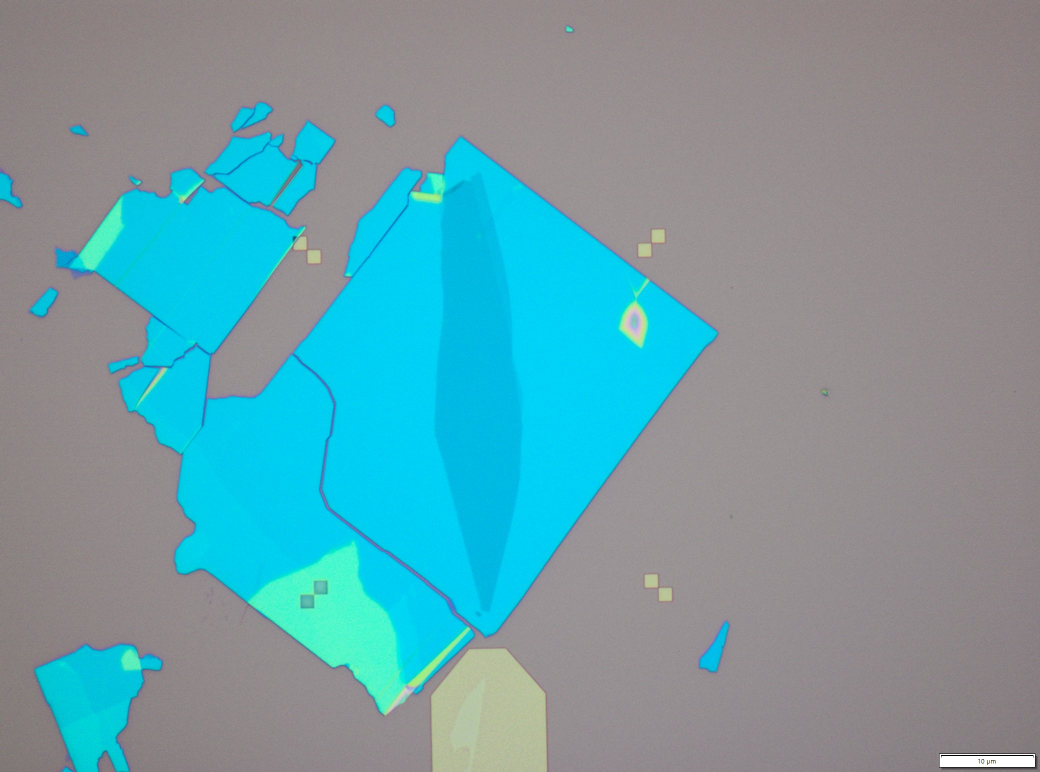
#> input picture tests_resources/ml08/bottom_part.jpg, 2080 x 1544 px (shown at 1/2 size)
$ python -i footprint.py   (imports and definitions only)
#> lines starting #> are read from the running program, lines starting #| are printed output that depends on the picture; after the words box and inside, x2 and y2 are one past the last pixel; in counts of white or black regions, pixels touching at a corner belong together
### skills/nanodevice_flakedetect/scripts/core.py
#!/usr/bin/env python
"""Shared utilities for the nanodevice_flakedetect workflow.

Morphological helpers, contour smoothing, image manipulation, affine warp
utilities, and the Chamfer+containment cost function used across all
sub-skills (align, detect, combine).
"""

import math

import cv2
import numpy as np


# ---------------------------------------------------------------------------
# Morphological helpers
# ---------------------------------------------------------------------------


# [19 lines left out: function _kernel_from_um, not called in this run]


def morph_clean(mask, close_k=9, open_k=9):
    """Morphological close then open.

    Close fills small gaps and bridges narrow breaks, open removes small
    noise blobs. Combined, this produces a cleaner binary mask while
    preserving the overall shape.

    Args:
        mask: Binary mask (uint8, 0 or 255).
        close_k: Kernel size for morphological closing.
        open_k: Kernel size for morphological opening.

    Returns:
        Cleaned binary mask (uint8, 0 or 255).
    """
    if close_k > 0:
        k_close = cv2.getStructuringElement(cv2.MORPH_ELLIPSE, (close_k, close_k))
        mask = cv2.morphologyEx(mask, cv2.MORPH_CLOSE, k_close)
    if open_k > 0:
        k_open = cv2.getStructuringElement(cv2.MORPH_ELLIPSE, (open_k, open_k))
        mask = cv2.morphologyEx(mask, cv2.MORPH_OPEN, k_open)
    return mask


def flood_fill_holes(mask):
    """Fill interior holes in a binary mask.

    Performs flood fill from the four image corners on the inverted mask,
    then unions with the original to fill all enclosed holes.

    Args:
        mask: Binary mask (uint8, 0 or 255).

    Returns:
        Mask with interior holes filled (uint8, 0 or 255).
    """
    h, w = mask.shape[:2]
    flood = mask.copy()
    for seed in ((0, 0), (w - 1, 0), (0, h - 1), (w - 1, h - 1)):
        x, y = seed
        if flood[y, x] == 0:
            fill_mask = np.zeros((h + 2, w + 2), dtype=np.uint8)
            cv2.floodFill(flood, fill_mask, seed, 255)
    # Invert: holes that were NOT reached by flood from any corner
    holes = cv2.bitwise_not(flood)
    return cv2.bitwise_or(mask, holes)


def keep_largest_n(mask, n=1, min_area=0):
    """Keep the N largest connected components by area.

    Args:
        mask: Binary mask (uint8, 0 or 255).
        n: Number of largest components to keep.
        min_area: Minimum pixel area to consider a component.

    Returns:
        Mask containing only the N largest qualifying components
        (uint8, 0 or 255).
    """
    num_labels, labels, stats, _ = cv2.connectedComponentsWithStats(
        mask, connectivity=8
    )
    # stats columns: x, y, w, h, area. Label 0 is background.
    areas = []
    for i in range(1, num_labels):
        area = stats[i, cv2.CC_STAT_AREA]
        if area >= min_area:
            areas.append((area, i))

    if not areas:
        return np.zeros_like(mask)

    # Sort by area descending, keep top n
    areas.sort(key=lambda x: x[0], reverse=True)
    keep_ids = {label_id for _, label_id in areas[:n]}

    result = np.zeros_like(mask)
    for label_id in keep_ids:
        result[labels == label_id] = 255
    return result


# [224 lines left out: functions mask_centroid, desaturate, smooth_contour_polygon, smooth_contour_gaussian, smooth_material, make_warp and 3 more, not called in this run]


class ChamferAligner:
    """Chamfer distance + containment cost function for cross-substrate alignment.

    Encapsulates the proven v8 cost function recipe: forward Chamfer squared +
    heavy containment penalty + out-of-bounds penalty.  Used by both sweep.py
    (coarse rotation search) and refine.py (fine optimization).

    Usage:
        aligner = ChamferAligner(source_contour, source_mask,
                                 footprint_contour, footprint_mask)
        cost = aligner.cost([rot_deg, scale, dx, dy])
        metrics = aligner.evaluate([rot_deg, scale, dx, dy])
    """

    # [144 lines left out: functions __init__, cost, evaluate, not called in this run]


# ---------------------------------------------------------------------------
# Material color palette (BGR) — shared by overlay and commit scripts
# ---------------------------------------------------------------------------

MATERIAL_COLORS = {
    "top_hBN": (0, 200, 0),       # green
    "graphene": (0, 0, 255),       # red (BGR)
    "bottom_hBN": (255, 100, 0),   # blue-ish
    "graphite": (0, 200, 255),     # yellow (BGR)
}

# Default layer assignments
LAYER_MAP = {
    "top_hBN": "10/0",
    "graphene": "11/0",
    "bottom_hBN": "12/0",
    "graphite": "13/0",
}

# Default stack order (top to bottom)
STACK_ORDER = ["top_hBN", "graphene", "bottom_hBN", "graphite"]

### skills/nanodevice_flakedetect_align/scripts/footprint.py
#!/usr/bin/env python
"""Build target footprint via shape-guided K-means + GrabCut.

Candidate B1: GrabCut with black-border padding + post-GrabCut quality gate
+ aggressive seed-shrink retry loop.

Why black-border padding: the GrabCut algorithm has no anchor telling it
"image edge = definitely background"; a flake whose substrate-side gradient
is similar to the image margin will let GrabCut grow off the edge and engulf
the entire frame as foreground (the canonical #32 whole-image quadrilateral).
Padding the input with a thick black border (>= 50 px or max(H,W)//30) gives
GrabCut unambiguous BGD pixels around the perimeter so the foreground cannot
escape past the original ROI.

Quality gate (after GrabCut, before commit):
- n_points >= 8 on the contour
- area / image_area < 0.85
- if either fails, retry with a 2x more aggressive erosion of the K-means seed
- max 3 attempts; on final failure write status:"failed" and exit non-zero.

Usage:
    conda run -n instrMCPdev python footprint.py \
        --source <source_image> --target <target_image> \
        --bottom <bottom_part_image> \
        [--mirror] --pixel-size <um/px> --output-dir <path> \
        [--warp <warp_sift_bottom.npy>]

Warp resolution (issue #31):
    If --warp PATH is given, the precomputed bottom->target warp is loaded
    via np.load(PATH) and the internal SIFT pass is skipped. If --warp is
    omitted, footprint.py looks for a precomputed warp at
    <output-dir>/warp_sift_bottom.npy and at <source-dir>/../align/
    warp_sift_bottom.npy before falling back to running SIFT internally.
"""

import argparse
import json
import os
import sys
from itertools import combinations

import cv2
import numpy as np
from sklearn.cluster import KMeans

sys.path.insert(0, os.path.join(os.path.dirname(__file__), "..", "..", "nanodevice_flakedetect", "scripts"))
from core import morph_clean, flood_fill_holes, keep_largest_n, mask_centroid


# ---------------------------------------------------------------------------
# Black-border padding
# ---------------------------------------------------------------------------

# [19 lines left out: function black_border_pad, not called in this run]


def crop_border(padded, border_px):
    return padded[border_px:-border_px, border_px:-border_px]


# ---------------------------------------------------------------------------
# SIFT alignment
# ---------------------------------------------------------------------------

# [127 lines left out: functions sift_align, resolve_warp_path, load_warp_matrix, target_corner_gray_mean_bgr, compute_diff_image, compute_shape_descriptors, not called in this run]


# ---------------------------------------------------------------------------
# Source segmentation (used only when --source-contour not provided)
# ---------------------------------------------------------------------------

def grabcut_refine_basic(image, kmeans_mask):
    h, w = image.shape[:2]
    erode_k = cv2.getStructuringElement(cv2.MORPH_ELLIPSE, (25, 25))
    dilate_k = cv2.getStructuringElement(cv2.MORPH_ELLIPSE, (35, 35))
    gc_mask = np.full((h, w), cv2.GC_BGD, dtype=np.uint8)
    gc_mask[cv2.dilate(kmeans_mask, dilate_k) > 0] = cv2.GC_PR_BGD
    gc_mask[kmeans_mask > 0] = cv2.GC_PR_FGD
    gc_mask[cv2.erode(kmeans_mask, erode_k) > 0] = cv2.GC_FGD
    bgd = np.zeros((1, 65), np.float64)
    fgd = np.zeros((1, 65), np.float64)
    try:
        cv2.grabCut(image, gc_mask, None, bgd, fgd, 8, cv2.GC_INIT_WITH_MASK)
    except cv2.error:
        return kmeans_mask
    result = np.where(
        (gc_mask == cv2.GC_FGD) | (gc_mask == cv2.GC_PR_FGD), 255, 0
    ).astype(np.uint8)
    result = morph_clean(result, close_k=15, open_k=7)
    result = keep_largest_n(result, n=1, min_area=5000)
    result = flood_fill_holes(result)
    return result


def segment_source_flake(image):
    gray = cv2.cvtColor(image, cv2.COLOR_BGR2GRAY)
    hsv = cv2.cvtColor(image, cv2.COLOR_BGR2HSV)
    sat = hsv[:, :, 1]
    _, mask_gray = cv2.threshold(gray, 0, 255, cv2.THRESH_BINARY + cv2.THRESH_OTSU)
    _, mask_sat = cv2.threshold(sat, 0, 255, cv2.THRESH_BINARY + cv2.THRESH_OTSU)
    mask = cv2.bitwise_or(mask_gray, mask_sat)
    mask = morph_clean(mask, close_k=5, open_k=3)
    mask = keep_largest_n(mask, n=1, min_area=5000)
    mask = flood_fill_holes(mask)
    mask = grabcut_refine_basic(image, mask)
    contours, _ = cv2.findContours(mask, cv2.RETR_EXTERNAL, cv2.CHAIN_APPROX_SIMPLE)
    if not contours:
        return None, None
    contour = max(contours, key=cv2.contourArea)
    return contour, mask


# ---------------------------------------------------------------------------
# Clustering
# ---------------------------------------------------------------------------

# [491 lines left out: functions cluster_target_diff, filter_clusters_diff, split_clusters, shape_distance, enumerate_footprint_candidates, grabcut_padded and 8 more, not called in this run]


# [2 lines not run here, left out]

>>> import cv2
>>> picture = cv2.imread('../../../tests_resources/ml08/bottom_part.jpg')
#> picture is the input picture: shape (1544, 2080, 3); mean B, G, R 165, 157.1, 109.8
>>> result = segment_source_flake(picture)
#> in segment_source_flake, `_, mask_gray = cv2.threshold(gray, 0, 255, cv2.THRESH_BINARY + cv2.THR..`:
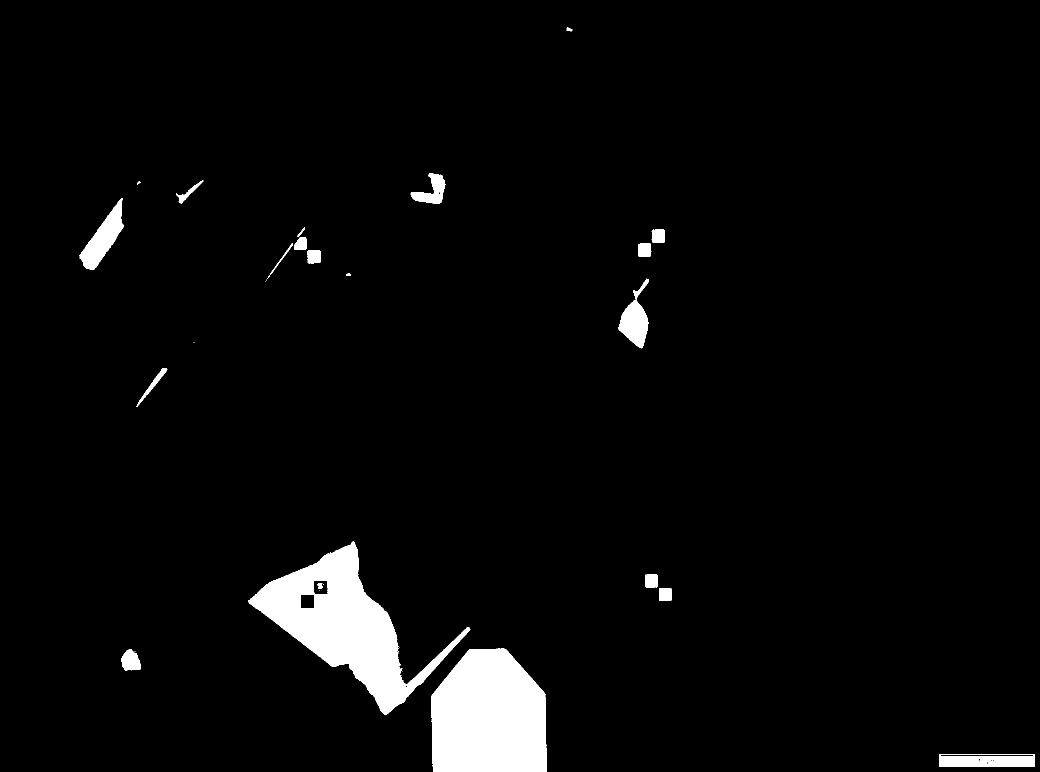
#> mask_gray: shape (1544, 2080) (shown at 1/2 size); 3.8% white; 34 white regions (12 under 20 px), largest, box (x1, y1, x2, y2) and area: (496, 1082, 941, 1430) 49584, (863, 1297, 1093, 1544) 48992, (159, 396, 248, 540) 5047
#> in keep_largest_n, `num_labels, labels, stats, _ = cv2.connectedComponentsWithStats( mask,..`:
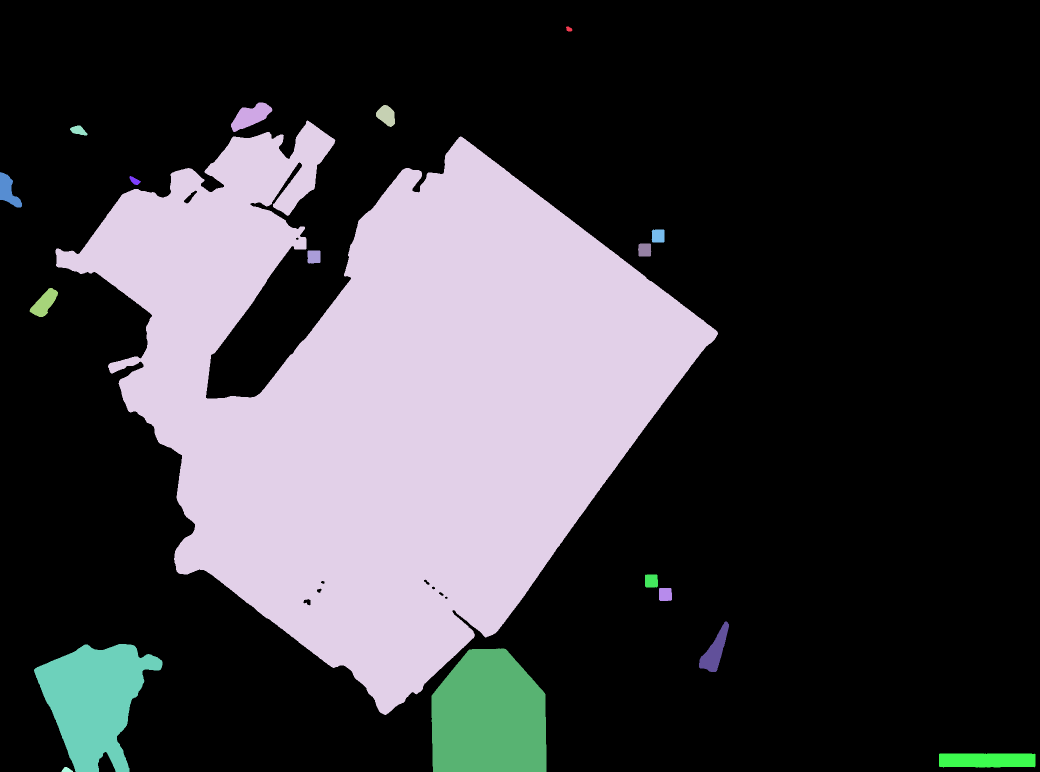
#> labels: shape (1544, 2080) int32 (shown at 1/2 size); 19 distinct labels, from 0 to 18; one colour per label, 0 black
#> in keep_largest_n, `num_labels, labels, stats, _ = cv2.connectedComponentsWithStats( mask,..`: num_labels = 19; stats = 19 rows, first 6: [0, 0, 2080, 1544, 2288625], [1132, 53, 13, 10, 94], [462, 205, 83, 59, 2603], [752, 210, 38, 44, 1132], [111, 241, 1325, 1189, 816390], [140, 251, 35, 20, 438]
#> the loop in keep_largest_n, `for i in range(1, num_labels):` made 18 passes
#> area on passes 1 to 8: 94, 2603, 1132, 816390, 438, 1645, 219, 644
#> after the loop in keep_largest_n, `for i in range(1, num_labels):`: areas = [(816390, 4), (38397, 15), (49002, 16), (5243, 17)]
#> in keep_largest_n, `keep_ids = {label_id for _, label_id in areas[:n]}`: keep_ids = 1 item
#> the loop in keep_largest_n, `for label_id in keep_ids:` made 1 pass
#> label_id on pass 1: 4
#> after the loop in keep_largest_n, `for label_id in keep_ids:`:
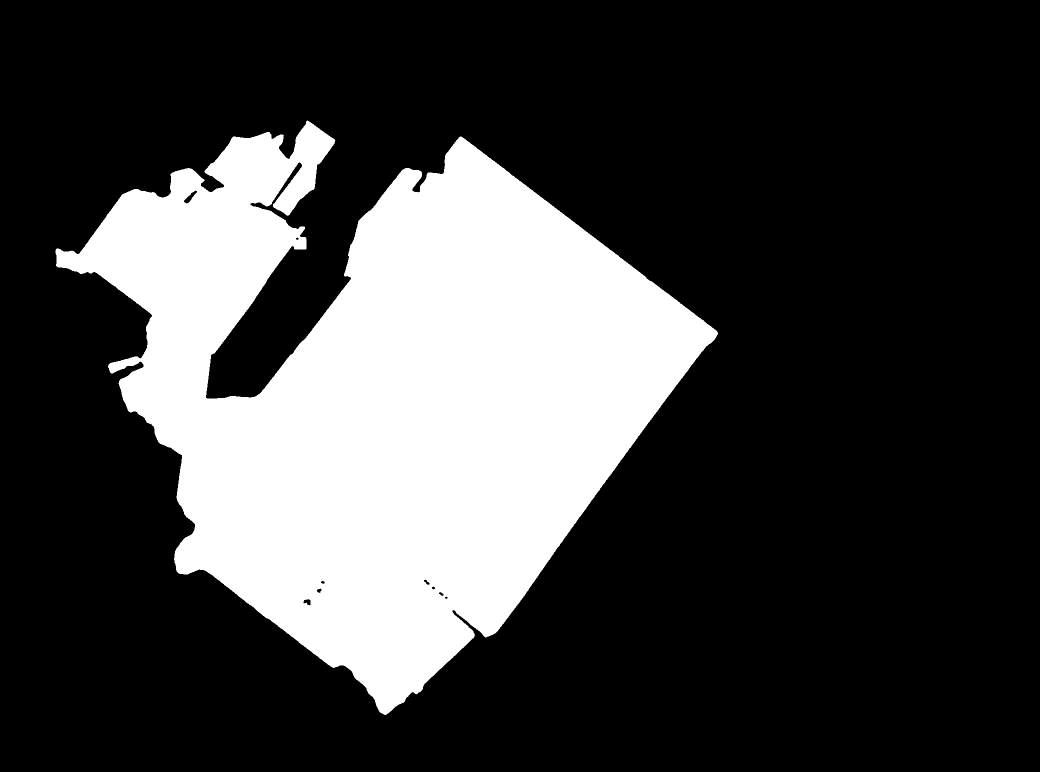
#> result: shape (1544, 2080) (shown at 1/2 size); 25.4% white; 1 white region, box (x1, y1, x2, y2) and area: (111, 241, 1436, 1430) 816390
#> after the loop in flood_fill_holes, `for seed in ((0, 0), (w - 1, 0), (0, h - 1), (w - 1, h - 1)):`:
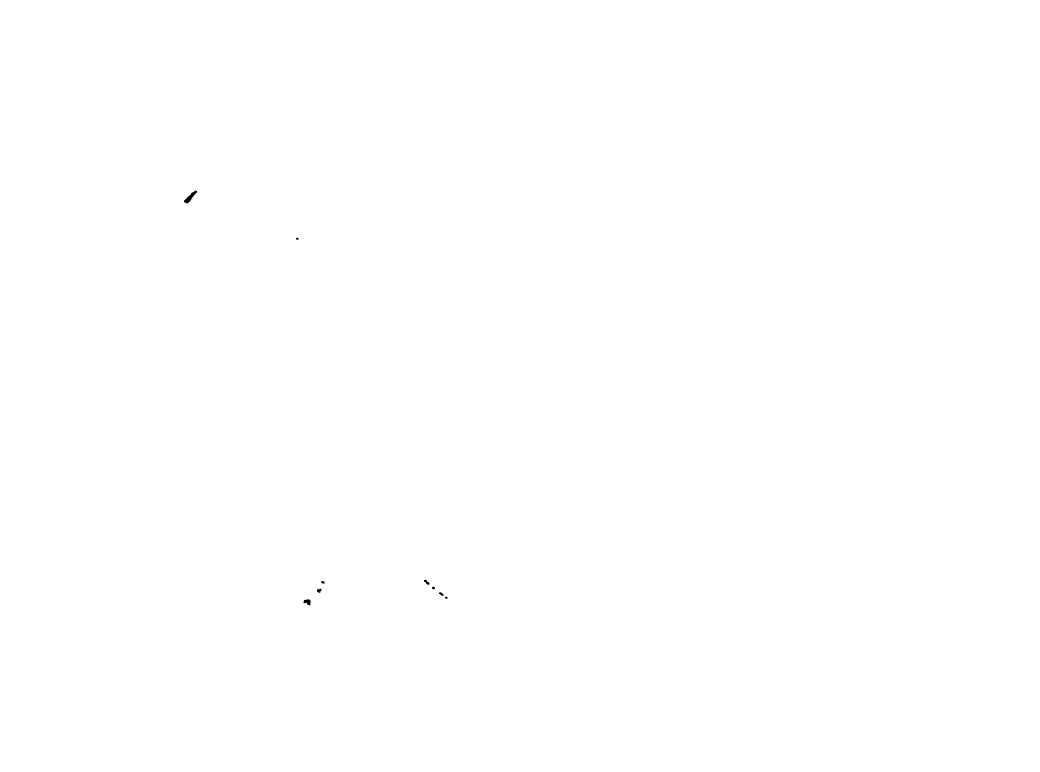
#> flood: shape (1544, 2080) (shown at 1/2 size); 100% white; 9 black regions (2 under 20 px), largest, box (x1, y1, x2, y2) and area: (368, 381, 394, 407) 233, (607, 1198, 621, 1211) 116, (848, 1159, 859, 1170) 55
#> call 2 of morph_clean, with close_k = 15, open_k = 7
#> in morph_clean (call 2), `mask = cv2.morphologyEx(mask, cv2.MORPH_CLOSE, k_close)`:
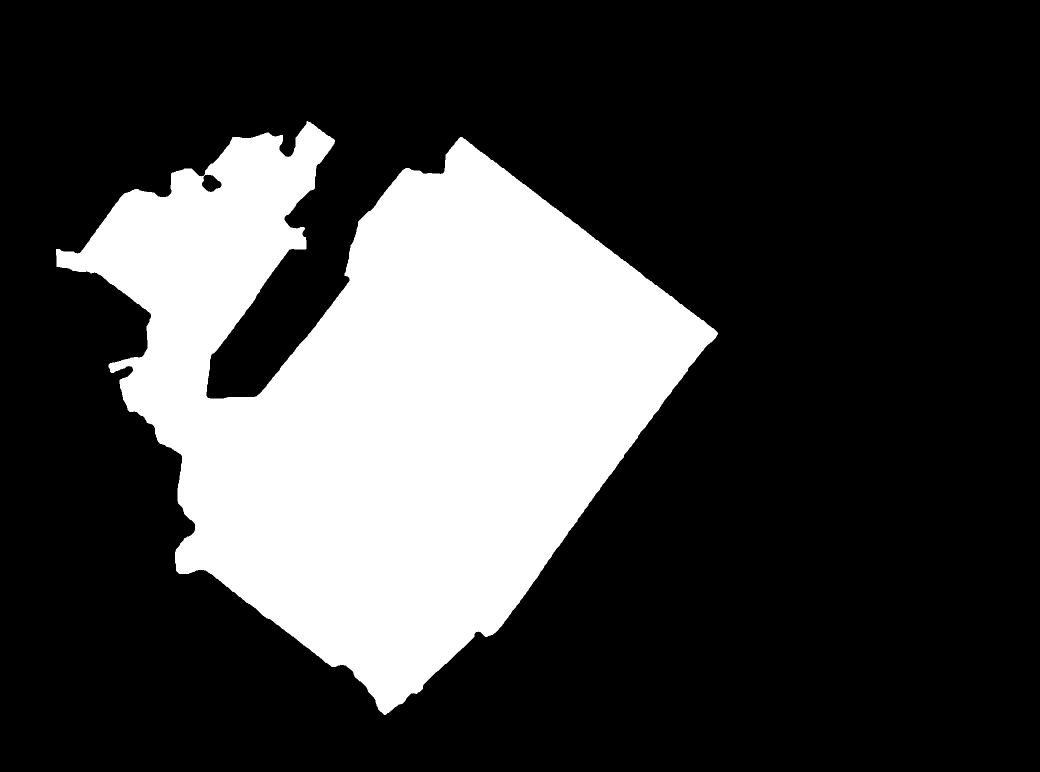
#> mask: shape (1544, 2080) (shown at 1/2 size); 25.4% white; 1 white region, box (x1, y1, x2, y2) and area: (112, 242, 1436, 1430) 817256
#> the loop in keep_largest_n (call 2), `for i in range(1, num_labels):` made 1 pass
#> area on pass 1: 817096
#> the loop in keep_largest_n (call 2), `for label_id in keep_ids:` made 1 pass
#> in segment_source_flake, `contours, _ = cv2.findContours(mask, cv2.RETR_EXTERNAL, cv2.CHAIN_APPR..`: contours = 1 contour; box (x1, y1, x2, y2) and area: (112, 243, 1436, 1430) 814693
#> in segment_source_flake, `contour = max(contours, key=cv2.contourArea)`: contour = contour of 1990 points, box (x1, y1, x2, y2) (112, 243, 1436, 1430), area 814693
